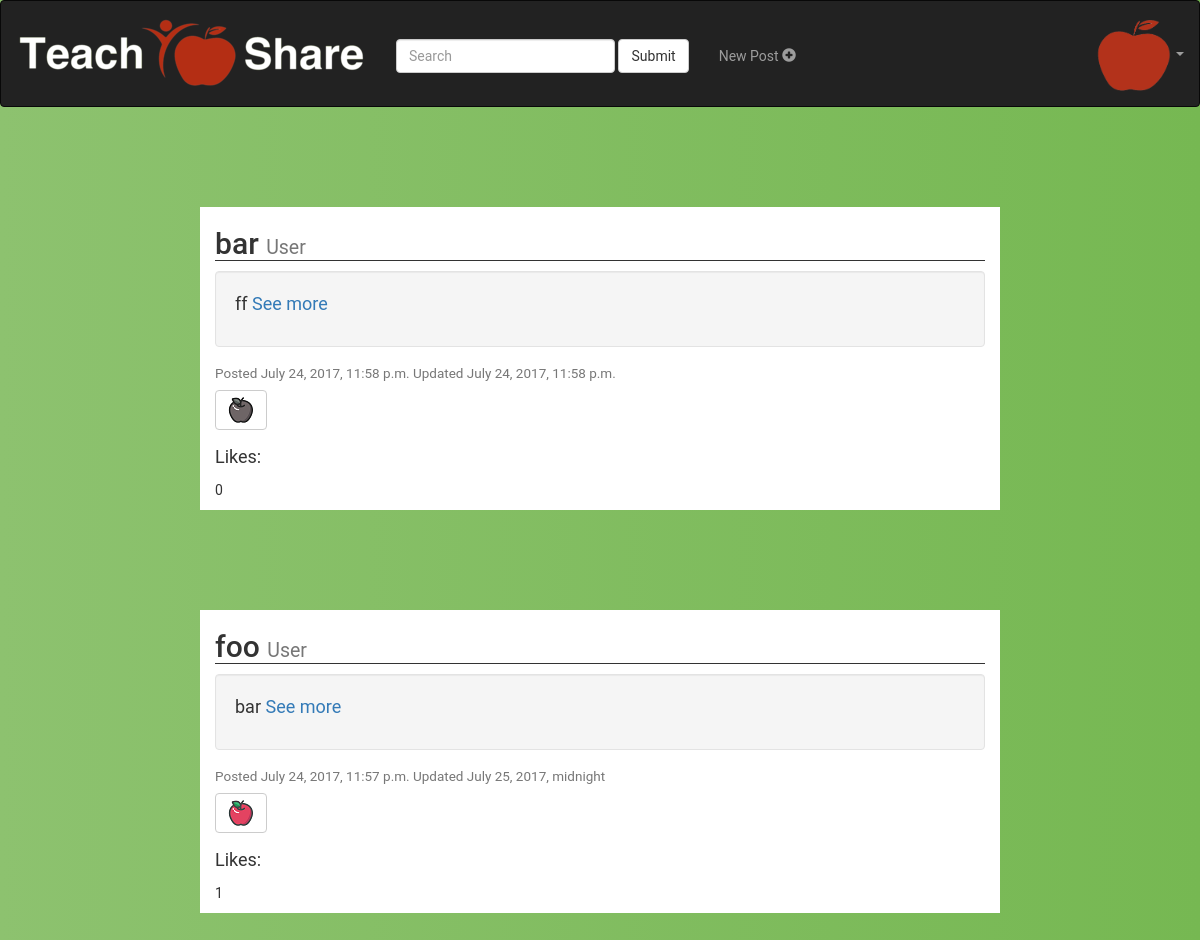
Before: /account/dashboard/ (signed in) with the older database file.
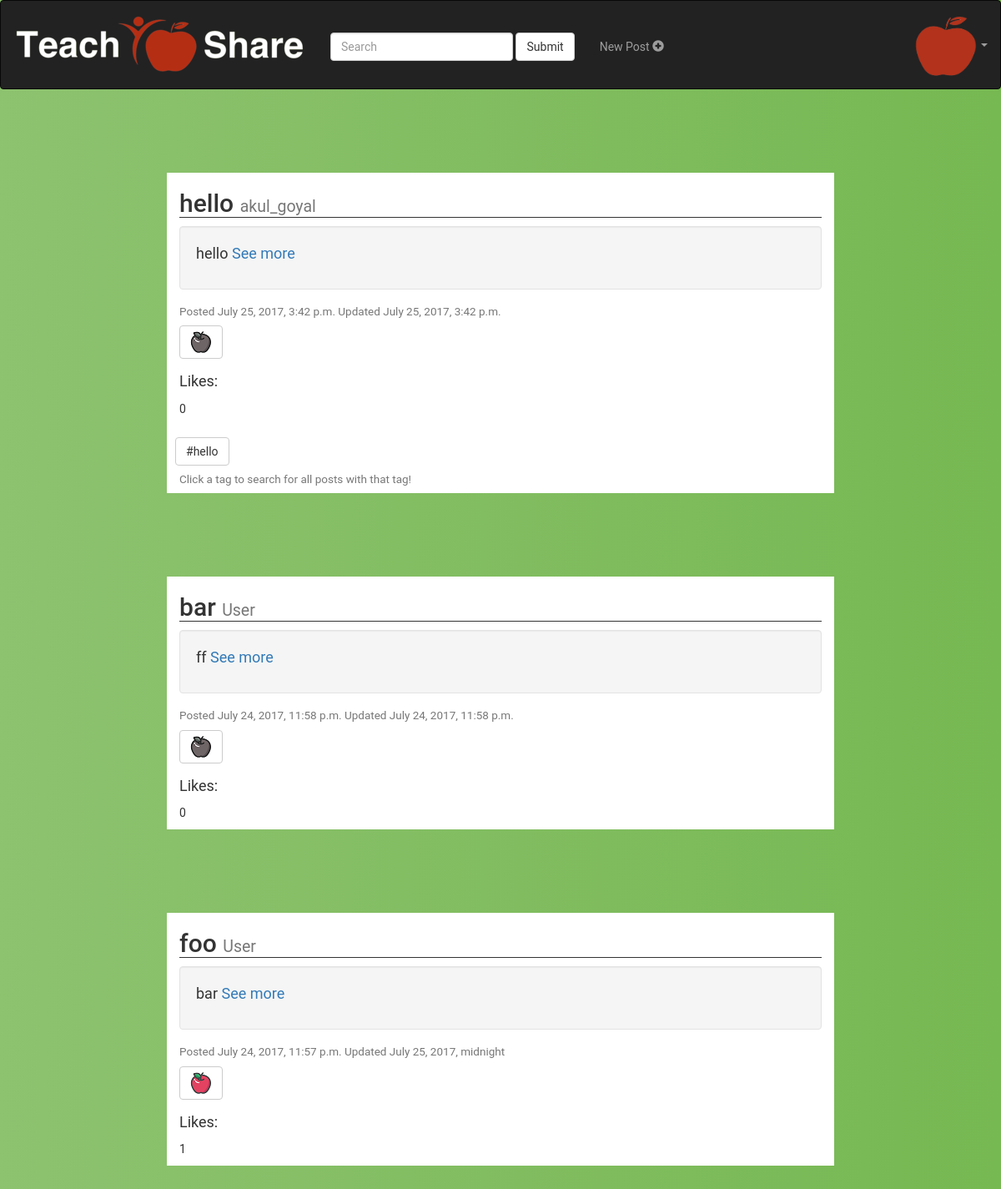
After: the same page with the newer database file.
### accounts/models.py (models this page shows)
class Post(models.Model):
	user = models.ForeignKey(settings.AUTH_USER_MODEL, default=1)
	title = models.CharField(max_length=100, default='')
	user = models.CharField(max_length=100, default='')
	content = models.TextField(default="")
	updated = models.DateTimeField(auto_now=True, auto_now_add=False)
	likes = models.IntegerField(default=0)
	timestamp = models.DateTimeField(auto_now=False, auto_now_add= True)

class Tag(models.Model):
	tag = models.CharField(max_length=100,default='')
	post = models.ForeignKey(Post, related_name='tags', on_delete=models.CASCADE)

### accounts/views.py (the view)
@login_required(login_url='/account/login')
def dashboard(request):
	if request.method == 'POST':
		return render(request, 'accounts/dashboard.html',
					{'posts' : search(Post.objects.all(), request.POST['search']),
					 'likedPosts' : request.user.userprofile.favorites.all(),
					 'searchstring' : request.POST['search']})
	else:
		return render(request, 'accounts/dashboard.html',
						{'posts' : Post.objects.order_by("-timestamp"),
						 'likedPosts' : request.user.userprofile.favorites.all()})

### accounts/templates/accounts/dashboard.html (shortened to what this page needs)
<html lang="en">
<head>
{% load static %}
<link rel="stylesheet" href="https://maxcdn.bootstrapcdn.com/bootstrap/3.3.7/css/bootstrap.min.css">
<link rel="stylesheet" href={% static 'accounts/dashboard.css'%} type = "text/css">
</head>
<body>
{% block body %}
<nav class="navbar navbar-inverse ">
  <div class="container-fluid">
    <div class="navbar-header">
      <a class="navbar-brand" href="/account/dashboard">
        <img src="{% static "accounts/tslogo.png" %}" alt="TSLogo"/>
      </a>
    </div>
    <form class="navbar-form navbar-left nav-searchpad"
		method="post" id="search" action="{% url 'account:dashboard' %}">
      <div class="form-group">
		{% if searchstring %}
        <input type="text" name="search" value={{searchstring}} class="form-control">
		{% else %}
		<input type="text" name="search" class="form-control" placeholder="Search">
		{% endif %}
	 </div>
      <button type="submit" class="btn btn-default">Submit</button>
    </form>
    <ul class="nav navbar-nav nav-navitems">
      <li><a href="/account/create/">
        <p>New Post <span class="glyphicon glyphicon-plus-sign"></span> </p>
        </a>
      </li>
    </ul>
    <ul class="nav navbar-nav navbar-right">
      <li class="dropdown">
        <a class="dropdown-toggle" data-toggle="dropdown" >
          <img src="{% static "accounts/applelogo.png" %}" alt="TSLogo"/>
        <span class="caret"></span></a>
      </li>
    </ul>
  </div>
</nav>
{% if posts %}
	{% for post in posts %}
		<div class="container">
			<h2>{{post.title}} <small>{{post.user}}</small></h2>
			<div class="well">
				<p>
					{{post.content}}
                  <a href= '/account/detail/{{post.id}}'>See more</a>
				</p>
			</div>
			<h4><small>Posted {{post.timestamp}} Updated {{post.updated}}
			</small></h4>
			<form action="{% url 'account:like' id=post.id %}" method="POST"
					id="likeForm{{post.id}}">
				<button type="submit" class="btn btn-default">
					{% if likedPosts %}
						{% if post in likedPosts %}
							<div id="likeSubmit{{post.id}}"><img src="/static/img/appleLike.png"></div>
						{% else %}
							<div id="likeSubmit{{post.id}}"><img src="/static/img/appleUnlike.png"></div>
						{% endif %}
					{% else %}
						<div id="likeSubmit{{post.id}}"><img src="/static/img/appleUnlike.png"></div>
					{% endif %}
				</button>
				<br>
			</form>
			<p> Likes: <div id="likes{{post.id}}">{{post.likes}}</div></p>
			{% if post.tags.all %}
			<div class = "btn-toolbar">
				<div class="tag-container">
				{% for tag in post.tags.all %}
					<form method="post" id="search" action="{% url 'account:dashboard' %}">
						<button type="submit" class="btn btn-default">#{{tag.tag}}</button>
					</form>
				{% endfor %}
				</div>
			</div>
			<h4><small> Click a tag to search for all posts with that tag!</small></h4>
			{% endif %}
		</div>
	{% endfor %}
{% endif %}
{% endblock %}
</body>

Changed rows visible on the page:
added Post: title "hello", user "akul_goyal", content "hello", timestamp "July 25, 2017, 3:42 p.m.", updated "July 25, 2017, 3:42 p.m.", likes "0"
added Tag: tag "hello"
